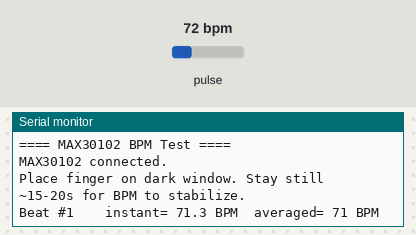
A program run on a simulated Seeed XIAO ESP32-C3. Shown: the last lines printed to the serial monitor. The test bench sets the inputs (shaded band); at power-on: pulse 72 bpm.

Above: at 3.2 s.
3.3 s: pulse set to 130 bpm
At 3.61 s:
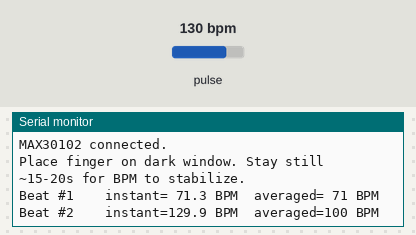
5.2 s: pulse set to 42 bpm
At 7.8 s:
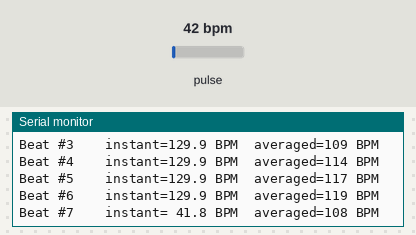
8.1 s: pulse set to 158 bpm
At 10.5 s:
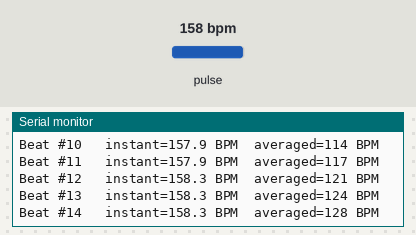
10.6 s: pulse set to 70 bpm
At 11.8 s:
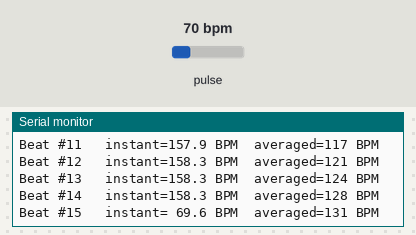
Timing chart, 0 to 13.6 s (numbered marks = the images above; inputs shaded):
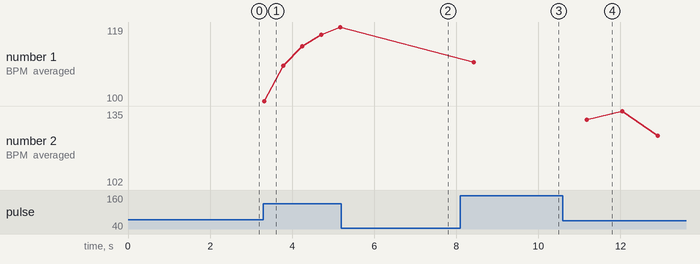

The program:

main.cpp
```cpp
// MAX30102 heart rate measurement using SparkFun's PBA peak-detection algorithm
//
// Hardware:
//   XIAO ESP32-C3
//   MAX30102 PPG breakout (green PCB, "GY-MAX30102" style)
//
// Wiring (I2C):
//   MAX30102 VIN -> XIAO 3V3
//   MAX30102 GND -> XIAO GND
//   MAX30102 SDA -> XIAO D4 (GPIO 6)
//   MAX30102 SCL -> XIAO D5 (GPIO 7)
//   MAX30102 INT, IRD, RD -> not connected
//
// Validated 2026-06-15:
//   - Fingertip: clean PPG signal, baseline IR ~196k vs ~1.3k open air (150x)
//   - Bare chest (taped flat): elevated walking BPM (~95-115) vs resting (~70-75)
//   - Algorithm: SparkFun PBA (peak-and-beat-average) — adequate at rest, noisy under motion
//
// Known limitations:
//   - PBA algorithm has poor motion artifact rejection. For production use,
//     swap to Maxim's official RD117 algorithm (handles SpO2 too).
//   - Chest signal noisier than fingertip — wasn't the chip's design target.
//   - Continuous mode draws ~600µA-2mA on LEDs; use on-demand sampling for wearables.

#include <Arduino.h>
#include <Wire.h>
#include "MAX30105.h"      // SparkFun library — MAX30105/MAX30102 share the API
#include "heartRate.h"     // PBA peak detection

MAX30105 sensor;

const byte RATE_SIZE = 8;
byte rates[RATE_SIZE];
byte rateSpot = 0;
long lastBeat = 0;
float beatsPerMinute = 0;
int beatAvg = 0;
int beatCount = 0;

void setup() {
  Serial.begin(115200);
  delay(2000);

  Serial.println();
  Serial.println("==== MAX30102 BPM Test ====");

  Wire.begin(6, 7);
  Wire.setClock(400000);

  if (!sensor.begin(Wire, I2C_SPEED_FAST)) {
    Serial.println("MAX30102 not found!");
    while (1) delay(1000);
  }
  Serial.println("MAX30102 connected.");

  sensor.setup();
  sensor.setPulseAmplitudeRed(0x0A);   // dim red — we mostly need IR for HR
  sensor.setPulseAmplitudeIR(0x40);    // brighter IR for stronger PPG signal

  Serial.println();
  Serial.println("Place finger on dark window. Stay still ~15-20s for BPM to stabilize.");
  Serial.println();
}

void loop() {
  long ir = sensor.getIR();

  if (checkForBeat(ir)) {
    long delta = millis() - lastBeat;
    lastBeat = millis();

    beatsPerMinute = 60.0 / (delta / 1000.0);

    if (beatsPerMinute > 30 && beatsPerMinute < 220) {
      rates[rateSpot++] = (byte)beatsPerMinute;
      rateSpot %= RATE_SIZE;
      beatCount++;

      int sum = 0;
      int n = beatCount < RATE_SIZE ? beatCount : RATE_SIZE;
      for (int i = 0; i < n; i++) sum += rates[i];
      beatAvg = sum / n;

      Serial.printf("Beat #%-3d  instant=%5.1f BPM  averaged=%3d BPM\n",
                    beatCount, beatsPerMinute, beatAvg);
    }
  }

  static uint32_t lastStatus = 0;
  if (millis() - lastStatus > 2000) {
    lastStatus = millis();
    if (ir < 50000) Serial.println("(no finger / contact lost)");
  }
}
```

Measured:
- after the input at 3.3 s, the serial monitor: prints a new line at once (image 1)
- after the input at 5.2 s, the serial monitor: prints a new line after 1.4 s (image 2)
- after the input at 8.1 s, the serial monitor: prints a new line after 0.32 s (image 3)
- after the input at 10.6 s, the serial monitor: prints a new line after 0.58 s (image 4)
- plotted number 1: 119 → 110 after the input at 8.1 s
